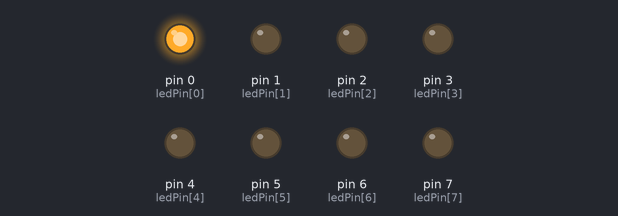
Bench run of a sketch on a simulated Arduino Uno, built with avr-gcc and run on an emulated ATmega328P. On the bench: output pins drawn as LEDs (lit = HIGH).

Above: at 0.2 s.
At 2.7 s:
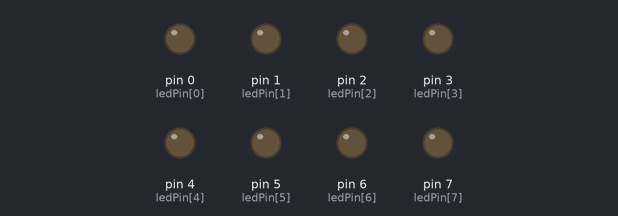
At 5.2 s:
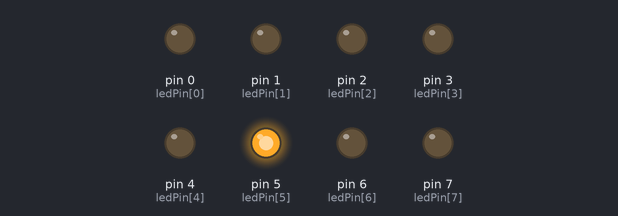
At 10.2 s:
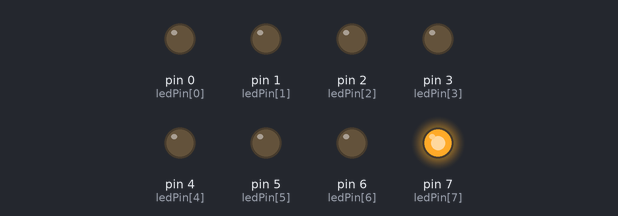
At 14.2 s:
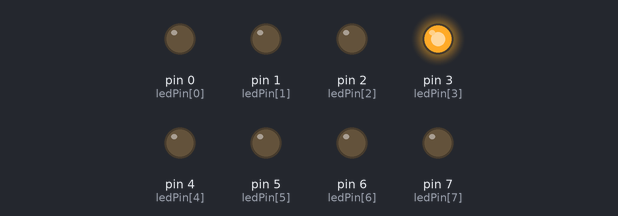
At 20.2 s:
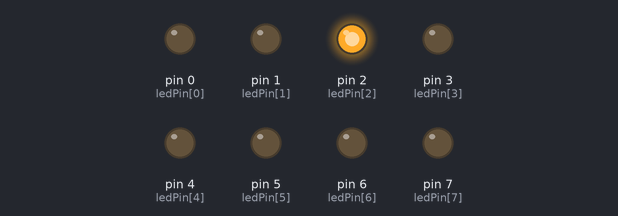
Timing chart, 0 to 20.7 s (numbered marks = the images above):
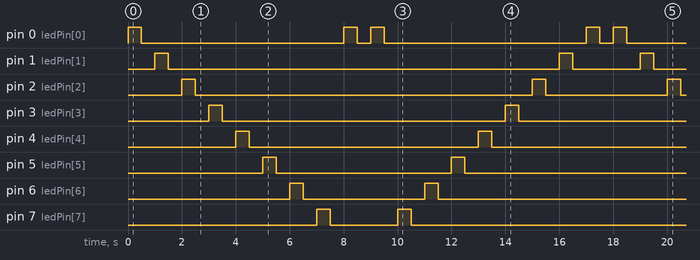

The sketch:

code8led.ino
```cpp
byte ledPin[] = {0,1,2,3,4,5,6,7};
byte pinCount;
void setup() {
  pinCount = sizeof(ledPin);  //Xem thêm thông tin về hàm sizeof tại http://arduino.vn/reference/sizeof
  for (int i=0;i<pinCount;i++) {
    pinMode(ledPin[i],OUTPUT);  //Các chân LED là OUTPUT
    digitalWrite(ledPin[i],LOW); //Mặc định các đèn LED sẽ tắt
  }
}
void loop() {

  for (int i=0; i <= pinCount; i++) {
    digitalWrite(ledPin[i],HIGH);
    delay(500);
    digitalWrite(ledPin[i],LOW);
    delay(500);
  }

  for (int i = pinCount ;i >= 0; i--) {
    digitalWrite(ledPin[i],HIGH);
    delay(500);
    digitalWrite(ledPin[i],LOW);
    delay(500);
  }
}
```

Measured:
- by itself, pin 0 (ledPin[0]): repeats every 9.0 s: LOW 7.5 s, HIGH 0.50 s, LOW 0.50 s, HIGH 0.50 s
- by itself, pin 1 (ledPin[1]): repeats every 18.0 s: LOW 14.5 s, HIGH 0.50 s, LOW 2.5 s, HIGH 0.50 s
- by itself, pin 2 (ledPin[2]): repeats every 18.0 s: LOW 12.5 s, HIGH 0.50 s, LOW 4.5 s, HIGH 0.50 s
- by itself, pin 3 (ledPin[3]): repeats every 18.0 s: LOW 10.5 s, HIGH 0.50 s, LOW 6.5 s, HIGH 0.50 s
- by itself, pin 4 (ledPin[4]): alternates HIGH for 0.50 s and LOW for 8.5 s
- by itself, pin 5 (ledPin[5]): LOW → HIGH at 5.0 s, → LOW 0.50 s later, → HIGH 6.5 s later, → LOW 0.50 s later, … (8 changes in this stretch)
- by itself, pin 6 (ledPin[6]): LOW → HIGH at 6.0 s, → LOW 0.50 s later, → HIGH 4.5 s later, → LOW 0.50 s later, … (8 changes in this stretch)
- by itself, pin 7 (ledPin[7]): LOW → HIGH at 7.0 s, → LOW 0.50 s later, → HIGH 2.5 s later, → LOW 0.50 s later, … (8 changes in this stretch)
